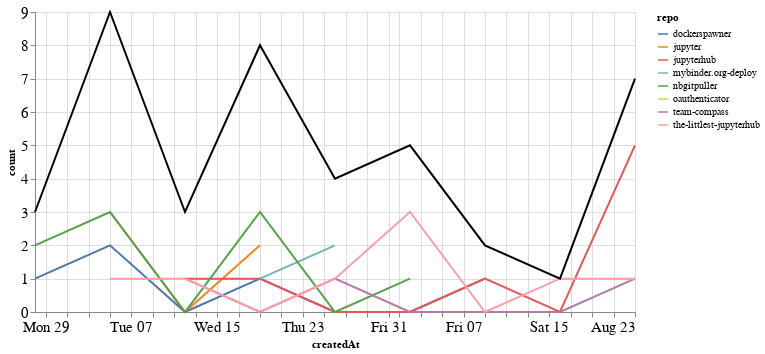

Notebook code for this chart:
### Markdown cell above
## Comments

### Code cell
comments_time = comments.groupby('repo').resample('W', on='createdAt').count()['author'].reset_index()
comments_time = comments_time.rename(columns={'author': 'count'})
comments_time_total = comments_time.groupby('createdAt').agg({"count": "sum"}).reset_index()
ch1 = alt.Chart(comments_time, width=600).mark_line().encode(
    x='createdAt',
    y='count',
    color='repo',
    tooltip="repo"
)

ch2 = alt.Chart(comments_time_total, width=600).mark_line(color="black").encode(
    x='createdAt',
    y='count',
)

ch1 + ch2

### Figure 1 — Vega-Lite specification as saved in the notebook (floating-point values rounded to 4 significant figures)
{"config": {"axisLeft": {"labelFontSize": 15}, "axisBottom": {"labelFontSize": 15}}, "layer": [{"data": {"name": "data-6e8baae3f6c2a56516e51adfaca57500"}, "mark": "line", "encoding": {"color": {"type": "nominal", "field": "repo"}, "tooltip": {"type": "nominal", "field": "repo"}, "x": {"type": "temporal", "field": "createdAt"}, "y": {"type": "quantitative", "field": "count"}}, "width": 600}, {"data": {"name": "data-38bf65d29f7415fcb066f3b38bf24783"}, "mark": {"type": "line", "color": "black"}, "encoding": {"x": {"type": "temporal", "field": "createdAt"}, "y": {"type": "quantitative", "field": "count"}}, "width": 600}], "$schema": "https://vega.github.io/schema/vega-lite/v4.8.1.json", "datasets": {"data-6e8baae3f6c2a56516e51adfaca57500": [{"repo": "dockerspawner", "createdAt": "2020-06-28T00:00:00", "count": 1}, {"repo": "dockerspawner", "createdAt": "2020-07-05T00:00:00", "count": 2}, {"repo": "dockerspawner", "createdAt": "2020-07-12T00:00:00", "count": 0}, {"repo": "dockerspawner", "createdAt": "2020-07-19T00:00:00", "count": 1}, {"repo": "dockerspawner", "createdAt": "2020-07-26T00:00:00", "count": 0}, {"repo": "dockerspawner", "createdAt": "2020-08-02T00:00:00", "count": 0}, {"repo": "dockerspawner", "createdAt": "2020-08-09T00:00:00", "count": 1}, {"repo": "jupyter", "createdAt": "2020-07-05T00:00:00", "count": 3}, {"repo": "jupyter", "createdAt": "2020-07-12T00:00:00", "count": 0}, {"repo": "jupyter", "createdAt": "2020-07-19T00:00:00", "count": 2}, {"repo": "jupyterhub", "createdAt": "2020-07-12T00:00:00", "count": 1}, {"repo": "jupyterhub", "createdAt": "2020-07-19T00:00:00", "count": 1}, {"repo": "jupyterhub", "createdAt": "2020-07-26T00:00:00", "count": 0}, {"repo": "jupyterhub", "createdAt": "2020-08-02T00:00:00", "count": 0}, {"repo": "jupyterhub", "createdAt": "2020-08-09T00:00:00", "count": 1}, {"repo": "jupyterhub", "createdAt": "2020-08-16T00:00:00", "count": 0}, {"repo": "jupyterhub", "createdAt": "2020-08-23T00:00:00", "count": 5}, {"repo": "mybinder.org-deploy", "createdAt": "2020-07-19T00:00:00", "count": 1}, {"repo": "mybinder.org-deploy", "createdAt": "2020-07-26T00:00:00", "count": 2}, {"repo": "nbgitpuller", "createdAt": "2020-06-28T00:00:00", "count": 2}, {"repo": "nbgitpuller", "createdAt": "2020-07-05T00:00:00", "count": 3}, {"repo": "nbgitpuller", "createdAt": "2020-07-12T00:00:00", "count": 0}, {"repo": "nbgitpuller", "createdAt": "2020-07-19T00:00:00", "count": 3}, {"repo": "nbgitpuller", "createdAt": "2020-07-26T00:00:00", "count": 0}, {"repo": "nbgitpuller", "createdAt": "2020-08-02T00:00:00", "count": 1}, {"repo": "oauthenticator", "createdAt": "2020-08-02T00:00:00", "count": 1}, {"repo": "team-compass", "createdAt": "2020-07-12T00:00:00", "count": 1}, {"repo": "team-compass", "createdAt": "2020-07-19T00:00:00", "count": 0}, {"repo": "team-compass", "createdAt": "2020-07-26T00:00:00", "count": 1}, {"repo": "team-compass", "createdAt": "2020-08-02T00:00:00", "count": 0}, {"repo": "team-compass", "createdAt": "2020-08-09T00:00:00", "count": 0}, {"repo": "team-compass", "createdAt": "2020-08-16T00:00:00", "count": 0}, {"repo": "team-compass", "createdAt": "2020-08-23T00:00:00", "count": 1}, {"repo": "the-littlest-jupyterhub", "createdAt": "2020-07-05T00:00:00", "count": 1}, {"repo": "the-littlest-jupyterhub", "createdAt": "2020-07-12T00:00:00", "count": 1}, {"repo": "the-littlest-jupyterhub", "createdAt": "2020-07-19T00:00:00", "count": 0}, {"repo": "the-littlest-jupyterhub", "createdAt": "2020-07-26T00:00:00", "count": 1}, {"repo": "the-littlest-jupyterhub", "createdAt": "2020-08-02T00:00:00", "count": 3}, {"repo": "the-littlest-jupyterhub", "createdAt": "2020-08-09T00:00:00", "count": 0}, {"repo": "the-littlest-jupyterhub", "createdAt": "2020-08-16T00:00:00", "count": 1}, {"repo": "the-littlest-jupyterhub", "createdAt": "2020-08-23T00:00:00", "count": 1}], "data-38bf65d29f7415fcb066f3b38bf24783": [{"createdAt": "2020-06-28T00:00:00", "count": 3}, {"createdAt": "2020-07-05T00:00:00", "count": 9}, {"createdAt": "2020-07-12T00:00:00", "count": 3}, {"createdAt": "2020-07-19T00:00:00", "count": 8}, {"createdAt": "2020-07-26T00:00:00", "count": 4}, {"createdAt": "2020-08-02T00:00:00", "count": 5}, {"createdAt": "2020-08-09T00:00:00", "count": 2}, {"createdAt": "2020-08-16T00:00:00", "count": 1}, {"createdAt": "2020-08-23T00:00:00", "count": 7}]}}
